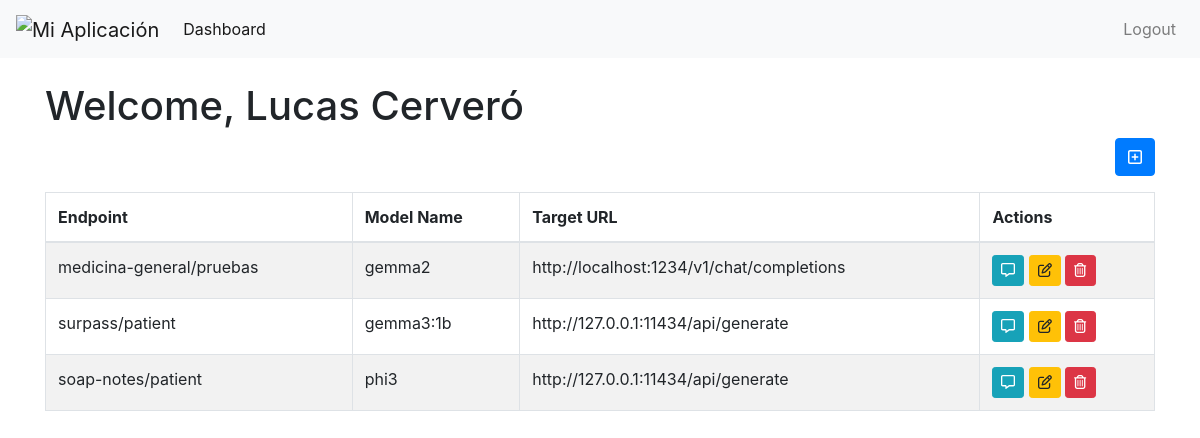
/dashboard/ (signed in), run on an earlier commit of the app's database.
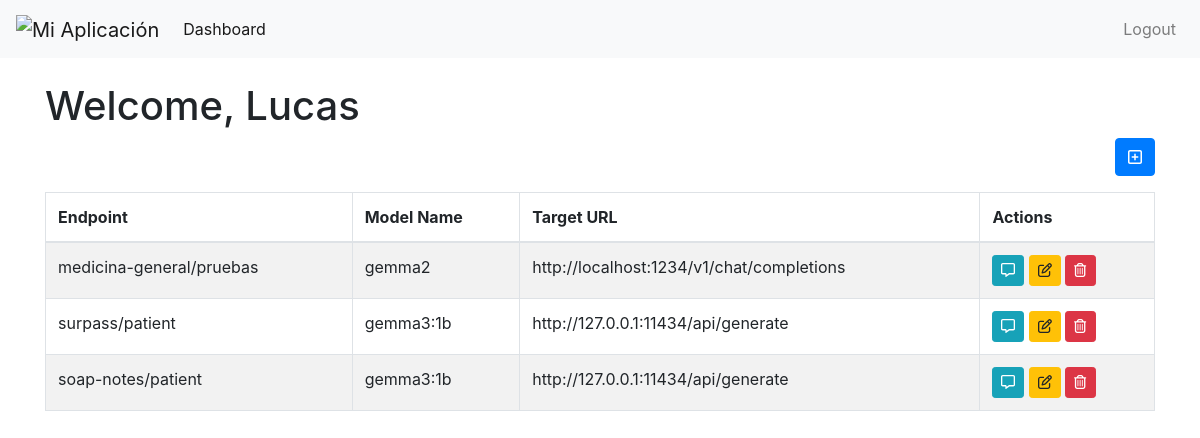
And on a later commit of the database.
### app/models.py (models this page shows)
class User(db.Model, UserMixin):
    id = db.Column(db.Integer, primary_key=True)
    email = db.Column(db.String(255), unique=True)
    password = db.Column(db.String(255))
    active = db.Column(db.Boolean())
    fs_uniquifier = db.Column(db.String(255), unique=True, nullable=False, default=lambda: str(uuid.uuid4()))  # Automáticamente genera un UUID
    name = db.Column(db.String(255), nullable=False)
    roles = db.relationship('Role', secondary=roles_users, backref=db.backref('users', lazy='dynamic'))

class Endpoint(db.Model):
    id = db.Column(db.Integer, primary_key=True)
    endpoint_url = db.Column(db.String(255), nullable=False)  # Nuevo campo endpoint_url
    endpoint_description = db.Column(db.Text, nullable=True)
    schema = db.Column(db.Text, nullable=False)
    model_name = db.Column(db.String(255), nullable=False)
    model_context_window = db.Column(db.BigInteger, nullable=True)
    target_url = db.Column(db.String(255), nullable=False)
    request = db.Column(db.Text, nullable=True)
    additional_prompt = db.Column(db.Text, nullable=True)
    role_id = db.Column(db.Integer, db.ForeignKey('role.id'))

class Role(db.Model, RoleMixin):
    id = db.Column(db.Integer, primary_key=True)
    name = db.Column(db.String(80), unique=True)
    tokens = db.relationship('Token', backref='role', lazy=True)
    endpoints = db.relationship('Endpoint', backref='role', lazy=True)

### app/dashboard/user_dashboard.py (the view)
@dashboard_bp.route('/')
@login_required
def index():
    user_roles = [role.id for role in current_user.roles]
    print(f"User Roles: {user_roles}")
    endpoints_with_roles = db.session.query(Endpoint, Role).outerjoin(Role).filter(Endpoint.role_id.in_(user_roles)).all()
    print(f"Endpoints with Roles: {endpoints_with_roles}")
    if not endpoints_with_roles:
        message = "No endpoints available. Create one to get started."
    else:
        message = None
    return render_template('dashboard.html', name=current_user.name, endpoints=endpoints_with_roles, message=message)

### app/templates/dashboard.html (shortened to what this page needs)
{% extends "base.html" %}
{% block content %}
<h1>Welcome, {{ name }}</h1>
<a href="{{ url_for('dashboard.create_endpoint') }}" class="btn btn-primary mb-3" style="float: right;">
    <i class="fa-regular fa-square-plus"></i>
</a>
<table class="table table-bordered table-striped">
    <thead>
        <tr>
            <th>Endpoint</th>
            <th>Model Name</th>
            <th>Target URL</th>
            <th>Actions</th>
        </tr>
    </thead>
    <tbody>
        {% for endpoint, role in endpoints %}
        <tr>
            <td>{{role.name}}/{{ endpoint.endpoint_url }}</td>
            <td>{{ endpoint.model_name }}</td>
            <td>{{ endpoint.target_url }}</td>
            <td>
                {% if role %}
                <a href="{{ url_for('dynamic_chat.dynamic_chat_route', role=role.name, endpoint_url=endpoint.endpoint_url) }}" class="btn btn-sm btn-info">
                    <i class="fa-regular fa-message"></i>
                </a>
                {% else %}
                <span class="text-muted">No role assigned</span>
                {% endif %}
                <a href="{{ url_for('dashboard.edit_endpoint', id=endpoint.id) }}" class="btn btn-sm btn-warning">
                    <i class="fa-regular fa-pen-to-square"></i>
                </a>
                <form action="{{ url_for('dashboard.delete_endpoint', id=endpoint.id) }}" method="POST" style="display:inline;" onsubmit="return confirm('Are you sure you want to delete this endpoint?');">
                    <button type="submit" class="btn btn-sm btn-danger">
                        <i class="fa-regular fa-trash-can"></i>
                    </button>
                </form>
            </td>
        </tr>
        {% endfor %}
    </tbody>
</table>
{% endblock %}

What changed in the data, as far as the page shows it:
changed User: name "Lucas Cerveró" → "Lucas"
changed Endpoint "soap-notes": model_name "phi3" → "gemma3:1b"
